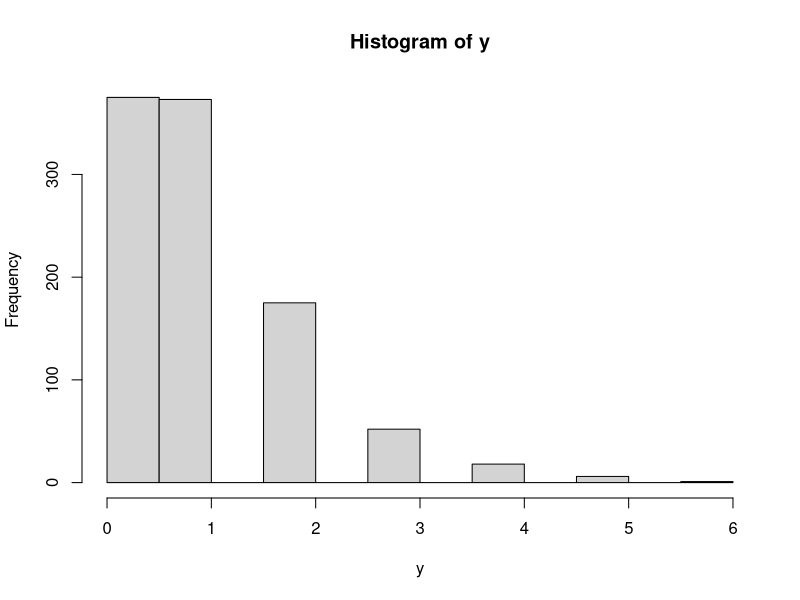

R code for this plot:
#1. Get 100 random nrs which are uniformly distributed.

#Those numbers should be between 1 and 100.
x <- runif (100, 1, 100)

# 2. Get a Vector from this random numbers consisting of every tenth
#value

x [seq (from = 10, by = 10, length = 10)]

# 3. Find out what the argument lambda does in rpois by manipulating it
y <- rpois(1000, lambda = 1)
hist (y)
